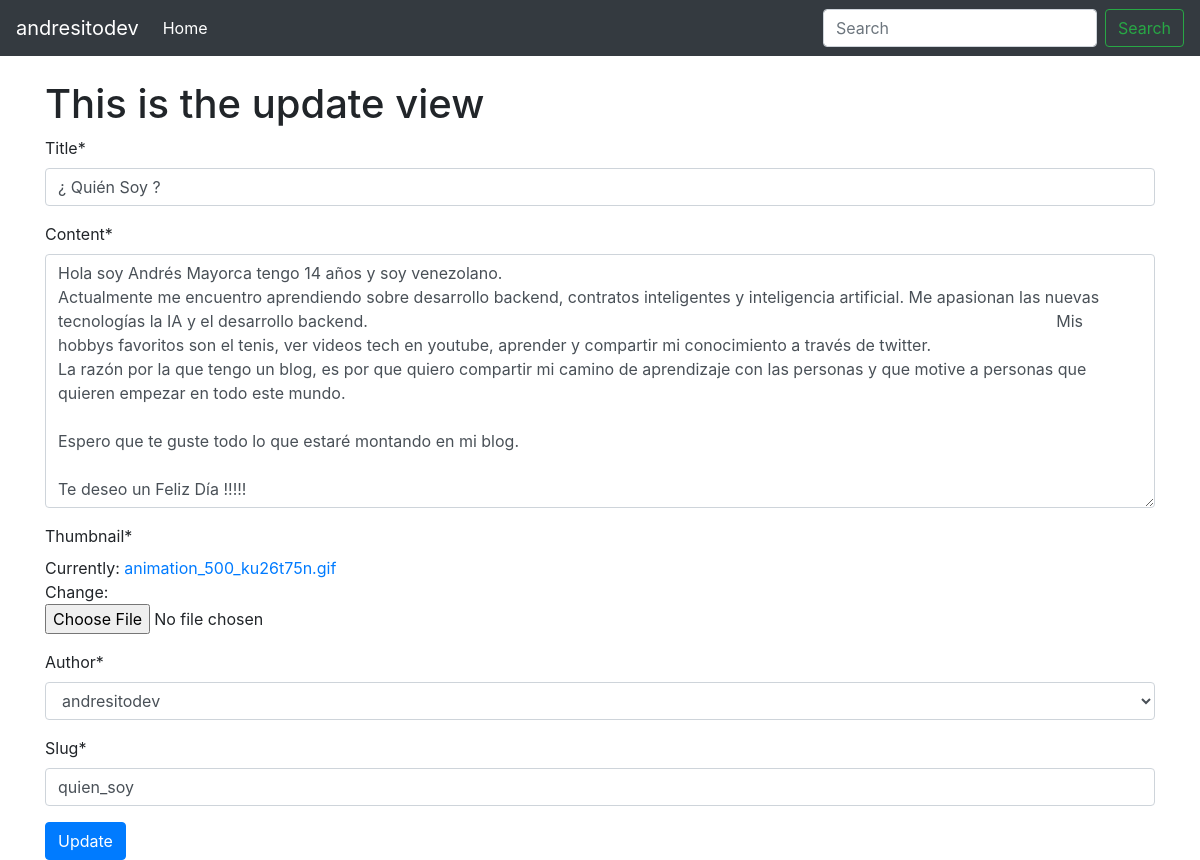
/quien_soy/update/, run on the app's committed database.
### posts/models.py (models this page shows, shortened)
class Post(models.Model):
    title = models.CharField(max_length=100)
    content = models.TextField()
    thumbnail = models.ImageField()
    publish_date = models.DateTimeField(auto_now_add=True)
    last_updated = models.DateTimeField(auto_now=True)
    author = models.ForeignKey(User, on_delete=models.CASCADE)
    slug = models.SlugField()

### posts/views.py (the view)
# urls.py: path('<slug>/update/', PostUpdateView.as_view(), name='update'),
class PostUpdateView(UpdateView):
    form_class = PostForm
    model = Post
    success_url = '/'
    def get_context_data(self, **kwargs):
        context = super().get_context_data(**kwargs)
        context.update({
            'view_type': 'update'
        })
        return context

### posts/forms.py
class PostForm(forms.ModelForm):
    class Meta:
        model = Post
        fields = ('__all__')

### posts/models.py (called while the page is built)
    def __str__(self):
        return self.username

### templates/posts/post_form.html (shortened to what this page needs)
{% extends "base.html" %}
{% load crispy_forms_tags %}
{% block content %}
<div class="container">
    <h1>This is the {{ view_type }} view</h1>
    <form method="POST" enctype='multipart/form-data'>
        {{ form|crispy }}
        <button class='btn btn-primary' type='submit'>{{ view_type|title }}</button>
    </form>
</div>
{% endblock content %}

### data on the page
Post: title "¿ Quién Soy ?", content "Hola soy Andrés Mayorca tengo 14 años y soy venezolano. Actualmente me encuentro aprendiendo sobre desarrollo backend, contratos inteligentes y inteligencia artificial. Me apasionan las nuevas tecnologías la IA y el desarrollo backend. Mis hobbys favoritos son el tenis, ver videos tech en youtube, aprender y compartir mi conocimiento a través de twitter. La razón por la que tengo un blog, es por que quiero compartir mi camino de aprendizaje con las personas y que motive a personas que quieren empezar en todo este mundo. Espero que te guste todo lo que estaré montando en mi blog. Te deseo un Feliz Día !!!!!", author "andresitodev", slug "quien_soy"

### other printed values
{{ view_type }} "update"
{{ view_type|title }} "Update"
